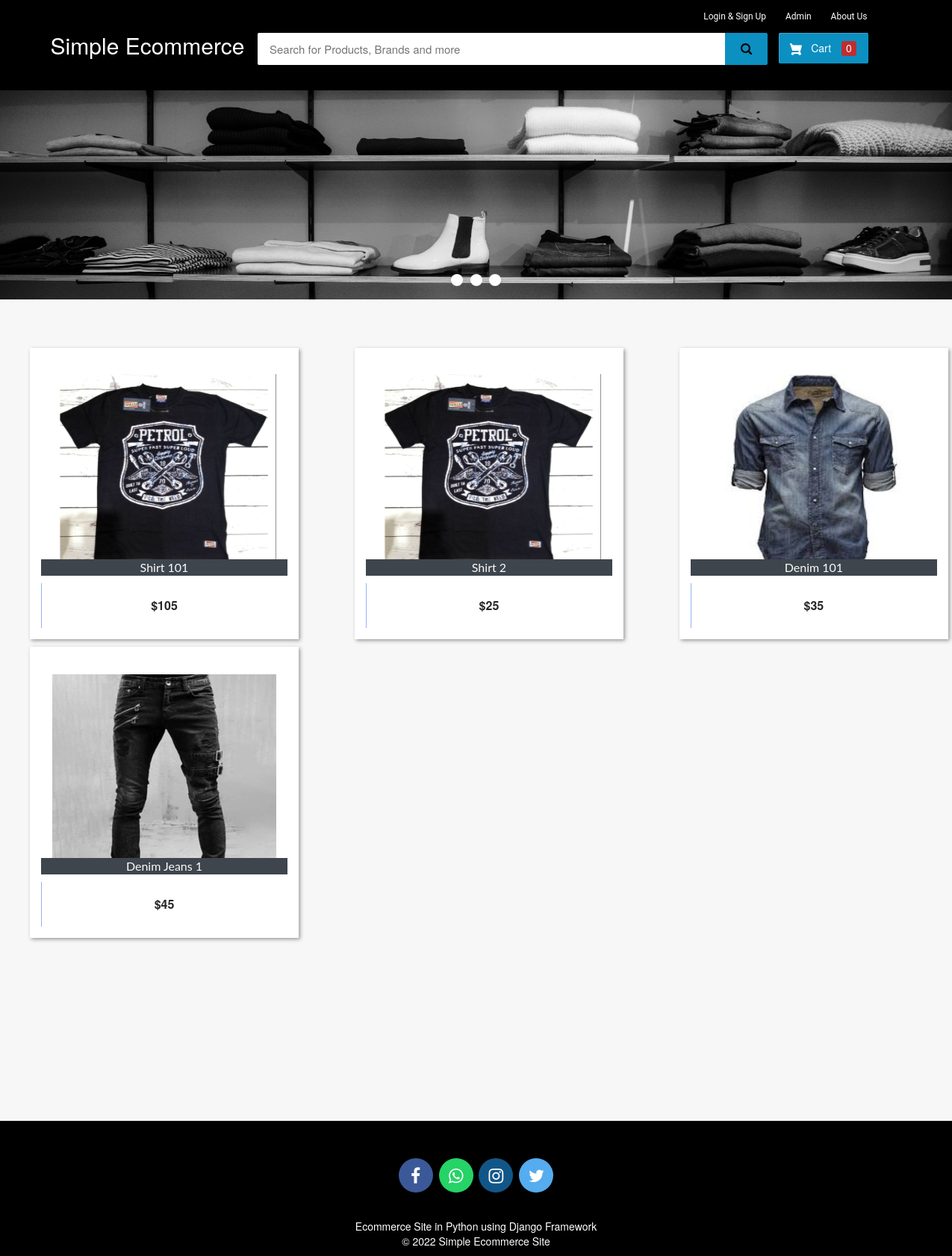
Before: / with the older database file.
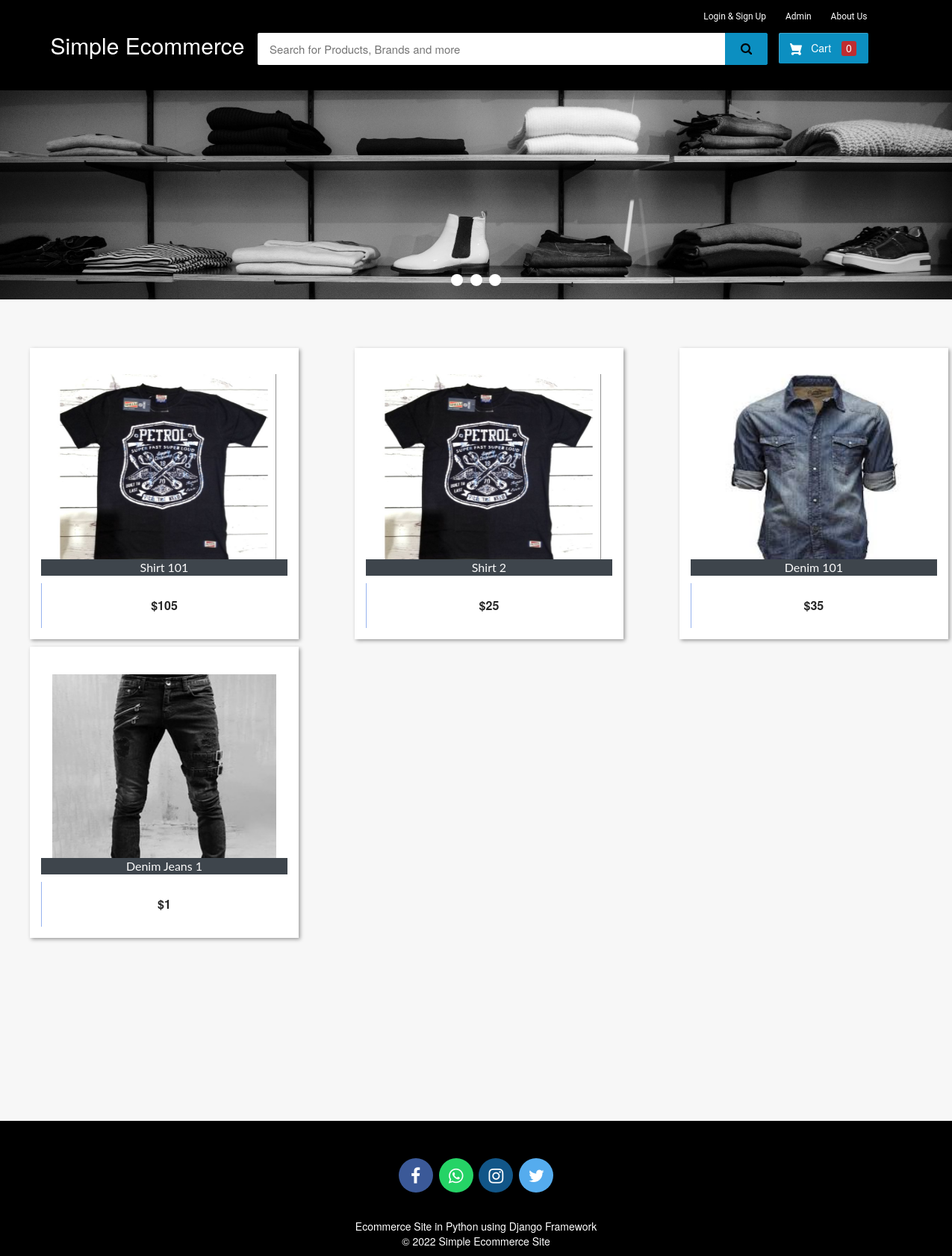
After: the same page with the newer database file.
### ecom/models.py (models this page shows, shortened)
class Product(models.Model):
    name=models.CharField(max_length=40)
    product_image= models.ImageField(upload_to='product_image/',null=True,blank=True)
    price = models.PositiveIntegerField()
    description=models.CharField(max_length=40)

### ecom/views.py (the view)
# urls.py: path('',views.home_view,name=''),
def home_view(request):
    products=models.Product.objects.all()
    if 'product_ids' in request.COOKIES:
        product_ids = request.COOKIES['product_ids']
        counter=product_ids.split('|')
        product_count_in_cart=len(set(counter))
    else:
        product_count_in_cart=0
    if request.user.is_authenticated:
        return HttpResponseRedirect('afterlogin')
    return render(request,'ecom/index.html',{'products':products,'product_count_in_cart':product_count_in_cart})

### templates/ecom/index.html (shortened to what this page needs)
{% extends 'ecom/homebase.html' %}
{% load static %}
{% block content %}
<div class="row">
  <div class="col-md-12">
    <div class="slider-container">
      <div class="menu">
        <label for="slide-dot-1"></label>
        <label for="slide-dot-2"></label>
        <label for="slide-dot-3"></label>
      </div>
        <div class="slide slide-1"></div>
    </div>
  </div>
</div>
{%if products%}
<br>
  <div class="row">
      {% for p in products %}
      <div class="column">
      <div class="container page-wrapper" style="width: 450px;">
        <div class="page-inner">
          <div class="row">
            <div class="el-wrapper">
              <div class="box-up">
                <img class="img" src="{% static p.product_image.url %}" alt="product pic" height="300px" width="300px">
                <div class="img-info">
                  <div class="info-inner">
                    <span style="background-color:#3e454c; color:fbfbfb;"class="p-company">{{p.name}}</span>
                  </div>
                </div>
              </div>
              <div class="box-down">
                <a class="cart" href="{% url 'add-to-cart' p.id  %}">
                  <span class="price">${{p.price}}</span>
                  <span class="add-to-cart">
                    <span class="txt"><i class="fa fa-shopping-cart"></i> Add To Cart</span>
                  </span>
                </a>
              </div>
            </div>
          </div>
        </div>
      </div>
      </div>
{% if forloop.counter|divisibleby:"3" %}
    </div>
    <div class="row">
          <br><br><br><br><br>
{% endif %}
  {% endfor %}
</div>
{%else%}
<h3 style="text-align:center; color:#3E454C;">No Search Found</h3>
{%endif%}
<br><br><br>
<br><br><br><br><br><br><br><br><br><br><br><br>
{% endblock content %}

Changed rows visible on the page:
changed Product "Denim Jeans 1": price "45" → "1"
